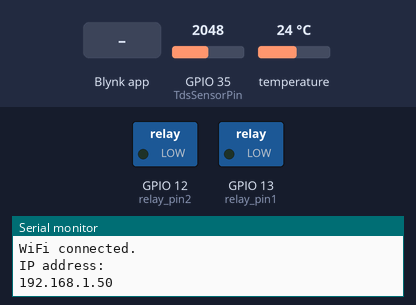
The sketch below on a simulated ESP32. Shown: switched loads named in the sketch (green lamp = pin HIGH), the last lines printed to the serial monitor. The test bench sets the inputs (shaded band); at power-on: GPIO 35 (TdsSensorPin) = 2048, temperature 24 °C. WiFi joins after 1.5 s; servers stay silent unless stated.

Above: at 3.0 s.
3.1 s: Blynk app writes 1 to V1
At 4.7 s:
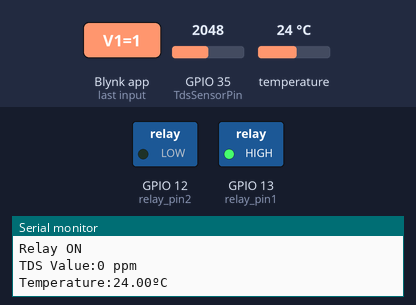
5.0 s: Blynk app writes 1 to V2
At 6.3 s:
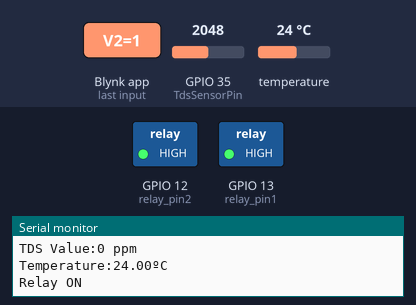
7.0 s: Blynk app writes 0 to V1
At 7.9 s:
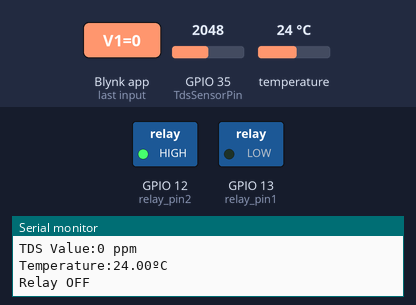
9.0 s: Blynk app writes 200 to V1
At 10.6 s:
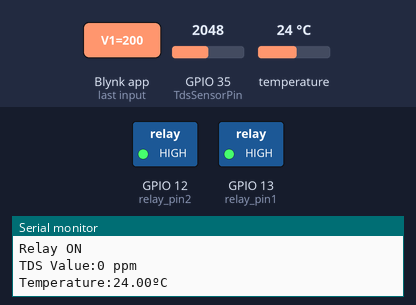
11.0 s: Blynk app writes 0 to V2
At 12.1 s:
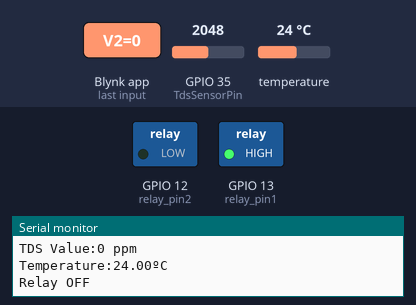
Timing chart, 0 to 14.0 s (numbered marks = the images above; inputs shaded):
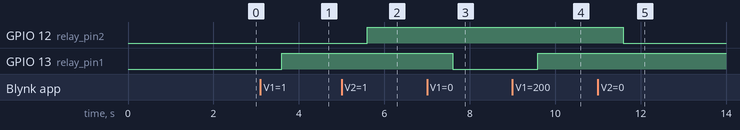

Measured:
- after the input at 3.1 s, GPIO 13 (relay_pin1): LOW → HIGH after 0.50 s
- after the input at 5.0 s, GPIO 12 (relay_pin2): LOW → HIGH after 0.60 s
- after the input at 7.0 s, GPIO 13 (relay_pin1): HIGH → LOW after 0.60 s
- after the input at 9.0 s, GPIO 13 (relay_pin1): LOW → HIGH after 0.60 s
- after the input at 11.0 s, GPIO 12 (relay_pin2): HIGH → LOW after 0.60 s

The sketch:

program_filter_done.ino
```cpp
#define BLYNK_TEMPLATE_ID "TMPL6SfkU0Ns4"
#define BLYNK_TEMPLATE_NAME "miprdctn"
#define BLYNK_AUTH_TOKEN "U0wcdO6wMoD_RpAZy1iH5pLl4gplelc2"

#define BLYNK_PRINT Serial

#include <WiFi.h>
#include <WiFiClient.h>
#include <BlynkSimpleEsp32.h>
#include <OneWire.h>
#include <DallasTemperature.h>

const int oneWireBus = 25; // GPIO where the DS18B20 is connected to
#define TdsSensorPin 35    // Inisiasi pin data TDS
#define relay_pin1 13      // Inisiasi pin relay pengisian
#define relay_pin2 12    // Inisiasi pin relay pengosongan

#define VREF 3.3           // analog reference voltage(Volt) of the ADC
#define SCOUNT 30          // sum of sample point

int analogBuffer[SCOUNT];  // store the analog value in the array, read from ADC
int analogBufferTemp[SCOUNT];
int analogBufferIndex = 0, copyIndex = 0;
float averageVoltage = 0, tdsValue = 0;
float temperature = 0;

// WiFi credentials
char ssid[] = "qwerty";
char pass[] = "eprom2019";

OneWire oneWire(oneWireBus);    // Setup a oneWire instance to communicate with any OneWire devices
DallasTemperature sensors(&oneWire);    // Pass our oneWire reference to Dallas Temperature sensor

BlynkTimer timer; // Membuat objek timer

void setup() {
  Serial.begin(115200);
  Blynk.begin(BLYNK_AUTH_TOKEN, ssid, pass);
  pinMode(TdsSensorPin, INPUT); // Pin data sensor TDS
  pinMode(relay_pin1, OUTPUT);  // Relay pengisian
  pinMode(relay_pin2, OUTPUT);  // Relay pengosongan
  sensors.begin();

  delay(10);

  Serial.println();
  Serial.println();
  Serial.print("Connecting to ");
  Serial.println(ssid);

  WiFi.begin(ssid, pass);

  while (WiFi.status() != WL_CONNECTED) {
    delay(500);
    Serial.print(".");
  }
  Serial.println();
  Serial.println("WiFi connected.");
  Serial.println("IP address: ");
  Serial.println(WiFi.localIP());

  timer.setInterval(1000L, tdssensor);  // Jadwalkan pembacaan sensor TDS setiap detik
}
float calibrationFactor = 1.0; // Nilai faktor kalibrasi yang dihitung

void loop() {
  Blynk.run();
  timer.run();
}

void tdssensor() {
  sensors.requestTemperatures();
  float temperature = sensors.getTempCByIndex(0);

  static unsigned long analogSampleTimepoint = millis();
  if (millis() - analogSampleTimepoint > 40U) {
    analogSampleTimepoint = millis();
    analogBuffer[analogBufferIndex] = analogRead(TdsSensorPin);
    analogBufferIndex++;
    if (analogBufferIndex >= SCOUNT) {
      analogBufferIndex = 0; // Resets the index to prevent overflow
    }
  }

  static unsigned long printTimepoint = millis();
  if (millis() - printTimepoint > 800U) {
    printTimepoint = millis();
    for (copyIndex = 0; copyIndex < SCOUNT; copyIndex++)
      analogBufferTemp[copyIndex] = analogBuffer[copyIndex];

    averageVoltage = getMedianNum(analogBufferTemp, SCOUNT) * VREF / 4096.0;
    float compensationCoefficient = 1.0 + 0.02 * (temperature - 25.0);
    float compensationVoltage = averageVoltage / compensationCoefficient;
    tdsValue = (133.42 * compensationVoltage * compensationVoltage * compensationVoltage
                - 255.86 * compensationVoltage * compensationVoltage
                + 857.39 * compensationVoltage) * 0.5 * calibrationFactor;

    Serial.print("TDS Value:");
    Serial.print(tdsValue, 0);
    Serial.println(" ppm");

    Serial.print("Temperature:");
    Serial.print(temperature);
    Serial.println("ºC");

    Blynk.virtualWrite(V0, tdsValue);
    Blynk.virtualWrite(V3, temperature);
  }
}

int getMedianNum(int bArray[], int iFilterLen) {
  int bTab[iFilterLen];
  for (byte i = 0; i < iFilterLen; i++)
    bTab[i] = bArray[i];

  int i, j, bTemp;
  for (j = 0; j < iFilterLen - 1; j++) {
    for (i = 0; i < iFilterLen - j - 1; i++) {
      if (bTab[i] > bTab[i + 1]) {
        bTemp = bTab[i];
        bTab[i] = bTab[i + 1];
        bTab[i + 1] = bTemp;
      }
    }
  }

  if ((iFilterLen & 1) > 0)
    bTemp = bTab[(iFilterLen - 1) / 2];
  else
    bTemp = (bTab[iFilterLen / 2] + bTab[iFilterLen / 2 - 1]) / 2;

  return bTemp;
}

BLYNK_WRITE(V1) {
  int value = param.asInt();
  if (value == 0) {
    digitalWrite(relay_pin1, LOW);
    Serial.println("Relay OFF");
  } else {
    digitalWrite(relay_pin1, HIGH);
    Serial.println("Relay ON");
  }
}

BLYNK_WRITE(V2) {
  int value1 = param.asInt();
  if (value1 == 0) {
    digitalWrite(relay_pin2, LOW);
    Serial.println("Relay OFF");
  } else {
    digitalWrite(relay_pin2, HIGH);
    Serial.println("Relay ON");
  }
  Blynk.virtualWrite(V2, value1);
}
```
